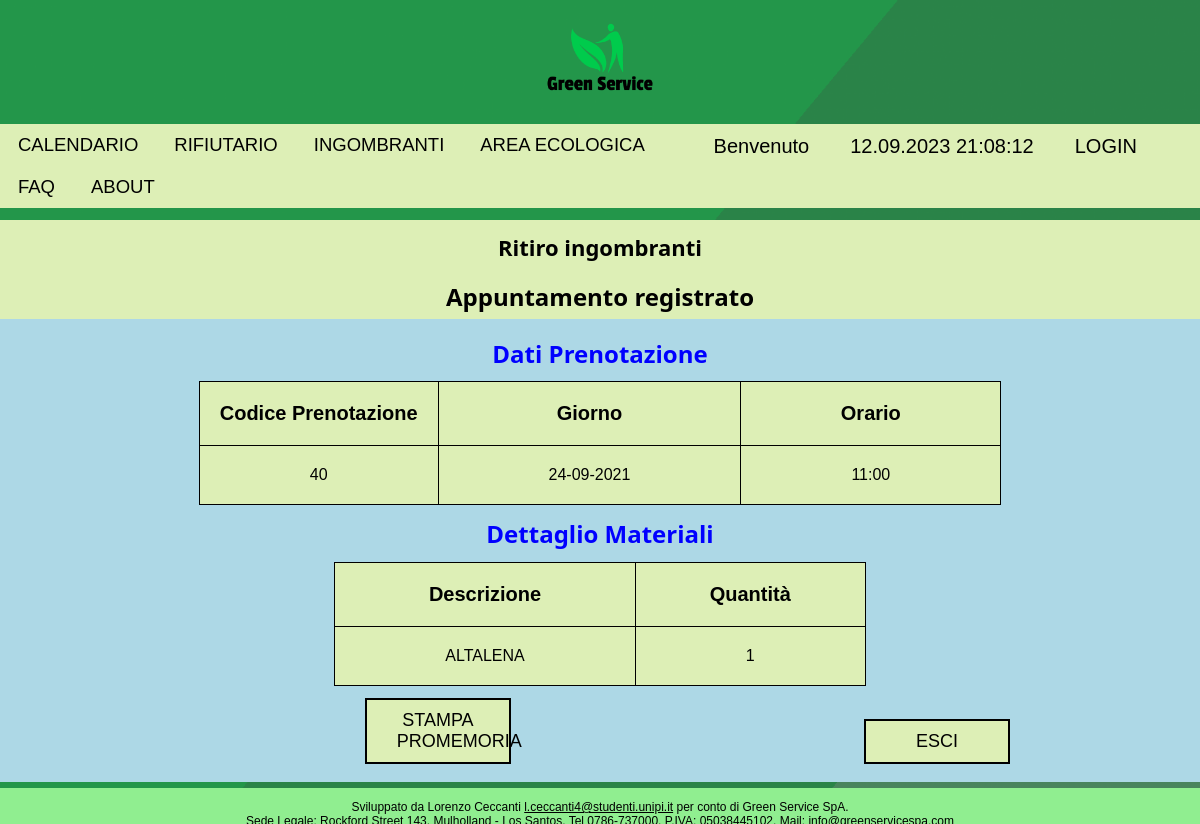
Screenshot of /php/messaggioPrenotazioneOK.php with the database file from the repository.
### tables this page shows
CREATE TABLE `prenotazione` (
  `nprenotazione` int(11) NOT NULL AUTO_INCREMENT,
  `data` date NOT NULL,
  `ora` time NOT NULL,
  `username` varchar(45) DEFAULT NULL,
  `statoticket` varchar(45) DEFAULT NULL,
  PRIMARY KEY (`nprenotazione`,`data`,`ora`)
);

CREATE TABLE `dettaglioprenotazione` (
  `nprenotazione` int(11) NOT NULL,
  `descrizione` varchar(255) NOT NULL,
  `quantita` int(11) DEFAULT NULL,
  PRIMARY KEY (`nprenotazione`,`descrizione`)
);

### php/utility/dbManager.php (called while the page is built, shortened)
<?php
    require_once "dbConfig.php";
    $database = new DbManager();
    class DbManager{
        private $mysqli_conn = null;
        function openConnection(){
    		if (!$this->isOpened()){
    			global $dbHostname;
    			global $dbUsername;
    			global $dbPassword;
    			global $dbName;
    			$this->mysqli_conn = new mysqli($dbHostname, $dbUsername, $dbPassword, $dbName);
				$this->mysqli_conn->select_db($dbName) or
					die ('Can\'t use $dbName: ' . mysqli_error());
			}
    }
    function isOpened(){
        return ($this->mysqli_conn != null);
    }
    function queryRun($queryText){
        return $this->mysqli_conn->query($queryText);
    }
}
?>

### php/utility/dbConfig.php (called while the page is built)
<?php
    $dbHostname = "localhost";
    $dbUsername = "root";
    $dbPassword = "";
    $dbName ="greenservice";
?>

### php/utility/greenservicedb.php (called while the page is built, shortened)
<?php
    require_once "/dbManager.php";
    function faiRiepilogoDettaglioIngombranti($codPrenotazione){
        global $database;
        $query = "SELECT descrizione, quantita
        FROM dettaglioprenotazione
        WHERE nprenotazione = '$codPrenotazione';";
        $result = $database -> queryRun($query);
        return $result;
    }
    function faiRiepilogoDatiPrenotazione(){
        global $database;
        $query = "SELECT P.nprenotazione AS CodicePrenotazione,
        DATE_FORMAT(P.Data,'%d-%m-%Y') AS Giorno, DATE_FORMAT(P.Ora,'%H:%i') AS Orario
        FROM prenotazione P
        ORDER BY P.nprenotazione DESC
        LIMIT 1";
        $result = $database -> queryRun($query);
        return $result;
    }
?>

### php/messaggioPrenotazioneOK.php (the view, shortened to what this page needs)
<?php
  require_once "./utility/greenservicedb.php";
?>
<!DOCTYPE html>
<html lang = "it">
    <head>
        <link rel = "stylesheet"  type = "text/css" href = "../css/style.css">
        <link rel ="stylesheet" type="text/css" href="../css/styleIngombrantiNuovoAppuntamento.css">
    </head>
    <body>
        <?php
            require_once "/layout/header.php";
            require_once "/layout/navbar.php";
        ?>
        <div id="logoIng">
        <h1> Ritiro ingombranti </h1>
         </div>
        <h2 id="scrittaOK"> Appuntamento registrato </h2>
        <?php
            echo "<div class='query'>";
            echo "<h2 class='dati-anagr'> Dati Prenotazione </h2>";
            $result = faiRiepilogoDatiPrenotazione();
            echo "<table class='tabellaphp'>
            <tr>
                <th> Codice Prenotazione </th>
                <th> Giorno </th>
                <th> Orario </th>
            </tr> ";
            while($row = $result->fetch_assoc()) {
                    $riga = "<tr>
                    <td>".$row['CodicePrenotazione']."</td>
                    <td>".$row['Giorno']."</td>
                    <td>".$row['Orario']."</td>
                    </tr>";
                    echo $riga;
                $codPrenotazione = $row['CodicePrenotazione'];
            }
            echo "</table>";
            $result = faiRiepilogoDettaglioIngombranti($codPrenotazione);
            echo "<h2 class='dati-anagr'> Dettaglio Materiali </h2>";
            echo "<table class='tabellaphp'>
            <tr>
                <th> Descrizione </th>
                <th> Quantità </th>
            </tr> ";
            while($row = $result->fetch_assoc()) {
                    $riga = "<tr>
                    <td>".$row['descrizione']."</td>
                    <td>".$row['quantita']."</td>
                    </tr>";
                    echo $riga;
            }
            echo "</table>";
            echo "<a id='stampa' onclick=\"window.print();\"> STAMPA PROMEMORIA </a>";
            echo "<a id='stampa' onclick=\"location.href='../index.php'\"> ESCI </a>";
            echo "</div>";
        ?>
        <?php
            require_once "/layout/footer.php"
        ?>
    </body>
</html>

### css/style.css (style rules this page uses)
body { width: 100%; height: 100%; margin: 0; background-image: url("../img/background.png"); background-repeat: no-repeat; background-size: cover; background-attachment: fixed; }
h2 { font-family: 'Segoe UI', Verdana, sans-serif; }

### css/styleIngombrantiNuovoAppuntamento.css (style rules this page uses)
h2 { text-align: center; background-color: rgba(221,239,182,1); padding: 0.5%; margin-top: 0px; }
td, tr { padding: 20px 110px; border: solid 1px black; background-color: rgba(221,239,182,1); font-family:Verdana, sans-serif; text-align: center; }
th { padding: 20px 20px; border: solid 1px black; background-color: rgba(221,239,182,1); font-family:Verdana, sans-serif; font-size: 20px; }
table.tabellaphp { text-align: center; margin-top: 0.5%; margin-left: auto; margin-right: auto; margin-bottom: 0.5%; border: solid 1px black; border-collapse: collapse; }
h2#scrittaOK { margin-bottom: 0; }
h2.dati-anagr { background-color: lightblue; margin-top: 0px; color: blue; margin-bottom: 0px; }
div.query { margin-bottom: 3.5%; background-color: lightblue; padding: 1%; }
a#stampa { display: inline-block; margin-left: 30%; width: 7%; margin-top: 0.5%; margin-bottom: 0.5%; text-align: center; color: black; font-family: Verdana, sans-serif; padding: 10px 30px; text-decoration: none; font-size: 18px; border: solid black 2px; background-color: rgba(221,239,182,1); }
div#logoIng { margin-top: 1%; background-color: rgba(221,239,182,1); padding-bottom: 1%; text-align: center; }
div#logoIng h1 { font-family: 'Segoe UI', Tahoma, sans-serif; margin-top: 1%; font-size: 22px; margin-bottom: 0%; padding-top: 1%; }

### rows the page displays
prenotazione: nprenotazione "40", Giorno "24-09-2021", Orario "11:00"
dettaglioprenotazione: descrizione "ALTALENA", quantita "1"

### other values shown
date(" d.". "m.". "Y ". "H:i:s") "12.09.2023 21:08:12"
